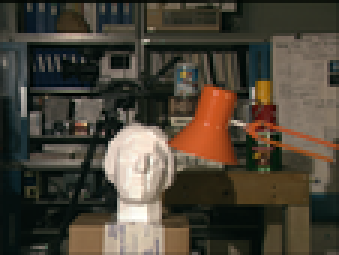
%> input picture Arjun_hw3/imL.png, 113 x 85 px, shrunk from 384 x 288 before the run (shown 3 times larger)
$ octave main.m   (GNU Octave 9; MATLAB toolbox functions it lacks are replaced by stand-ins)
%> lines starting %> are read from the running program, lines starting %| are printed output that depends on the picture; in (x1, y1, x2, y2) boxes, pixels count from 0 and x2, y2 are one past the last pixel; in counts of white or black regions, pixels touching at a corner belong together; the program's own positions count from 1
### Arjun_hw3/corrWithSeg.m
function corrWithSeg()
tic;
depthImg= rgb2gray(imread('intensity+5grad.png'));
segImg= rgb2gray(imread('seg_a01_k30_resized.png'));
hist= imhist(segImg(segImg~=0)); % Histogram of non-zero vals of segImg
%plot(hist);
% stores already visited regions as white (1s)
corrImg= zeros(size(segImg));

% Traverse over each discrete Object/Color in segmented image
for color=1:size(hist)
    %for color=1:15
    % color corresponds to position. color-1 corresponds to color

    % Find ROIs that have same color in segmented image
    bw_roi = roicolor(segImg,color-1,color-1);
    %imshow(bw_roi);
    cc= bwconncomp(bw_roi); % Find connected components
    % Loop through each region in ROI
%     disp('No of connected objects:');
%     disp(cc.NumObjects);
    idxList= regionprops(cc,'PixelList');
    %disp(idxListSize);
    for region= 1:cc.NumObjects
        pixelList= idxList(region).PixelList;
% [6 lines of commented-out code are left out]
            disp('assigning vals');
            % copy depth values in ROI
            temp= zeros(size(pixelList,1),1);
            for i=1:size(pixelList,1)
                temp(i)=depthImg(pixelList(i,2),pixelList(i,1));
            end
            % compute mode
            temp_mode= mode(temp);
            disp('mode :');
            disp(temp_mode);
            % assign pixel vals to mode val
            for i=1:size(pixelList,1)
                corrImg(pixelList(i,2),pixelList(i,1))= temp_mode;% assign mode
            end
        %end
    end
end
figure;imshow(mat2gray(corrImg));
%filledCorrImg = imfill(corrImg); %fills holes in the grayscale image I. In this syntax,
% a hole is defined as an area of dark pixels surrounded by lighter pixels
figure; imagesc(corrImg); colorbar;
%figure;imshow(mat2gray(filledCorrImg));
%figure; imagesc(filledCorrImg); colorbar;
toc;
end

### Arjun_hw3/main.m
tic;
imL=rgb2gray(imread('imL.png'));
%> imL: size 85x113 uint8; min 0, max 255, mean 68.4
imR=rgb2gray(imread('imR.png'));
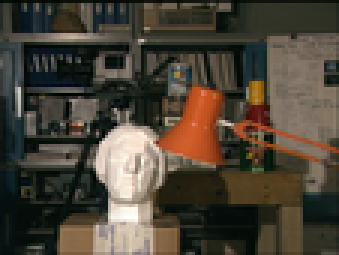
%> input picture Arjun_hw3/imR.png, 113 x 85 px, shrunk from 384 x 288 before the run (shown 3 times larger)
%> imR: size 85x113 uint8; min 0, max 255, mean 68.8

template_size=21;
max_disp_colsize=40;
grad_weight= 5;
%-----------------------------------------------------------------------
% initialize disparity map to same size as imL
disparity_map_intensity= zeros(size(imL,1),size(imL,2));
disparity_map_gx= zeros(size(imL));
disparity_map_gy= zeros(size(imL));
%
% template traverses over imL
for jj=1:size(imL,1)-template_size+1
    for ii=1:size(imL,2)-template_size+1 % one horizontal sweep
        template= imL(jj:jj+template_size-1,ii:ii+template_size-1);
        %showTemplatePos(template,imL, ii, jj);
        templateCenterRow=jj+floor(template_size/2);
        templateCenterCol=ii+floor(template_size/2);
        %showTemplatePos([1,1],imL, templateCenterCol, templateCenterRow);
        [temp_gx,temp_gy]= gradient(im2double(template));
        %--------------------------------------------------------------
        % match template against disparity window in imR
        disp_win_colst= max(1,templateCenterCol-floor(2*max_disp_colsize/3));
        disp_win_colend= min(size(imR,2), templateCenterCol+floor(max_disp_colsize/3));
        % Note : start and end rows of disparity window are same as template
        disp_window= imR(jj:jj+template_size-1,disp_win_colst:disp_win_colend);
        %showDisparityWinPos(disp_window,imR, disp_win_colst,disp_win_colend, jj);
        [disp_win_gx,disp_win_gy] = gradient(im2double(disp_window)); % x,y gradients

        % Look for match for template in disparity window
        disp_vector= ones(size(disp_window,2)-template_size,1);
        gradx_disp_vector= ones(size(disp_window,2)-template_size,1);
        grady_disp_vector= ones(size(disp_window,2)-template_size,1);
        %
        disp_vect_center= templateCenterCol - disp_win_colst;
        %disp(size(disp_vector));
        for i=1:size(disp_window,2)-template_size
            disp_vector(i)= sum(sum(abs(template - disp_window(:,i:i+template_size-1))));
            gradx_disp_vector(i)= sum(sum(abs(temp_gx - disp_win_gx(:,i:i+template_size-1))));
            grady_disp_vector(i)= sum(sum(abs(temp_gy - disp_win_gy(:,i:i+template_size-1))));
        end
        %tic; pause(10); toc;
        %------------------------------------------------------------

        % Store min disp position from disp_vector in disparity_map
        [min_val, min_pos]=min(disp_vector);
        [min_val_gx, min_pos_gx]=min(gradx_disp_vector);
        [min_val_gy, min_pos_gy]=min(grady_disp_vector);

        disparity_map_intensity(templateCenterRow,templateCenterCol)= abs(min_pos - disp_vect_center);
        disparity_map_gx(templateCenterRow,templateCenterCol)= abs(min_pos_gx - disp_vect_center);
        disparity_map_gy(templateCenterRow,templateCenterCol)= abs(min_pos_gy - disp_vect_center);
    end
end
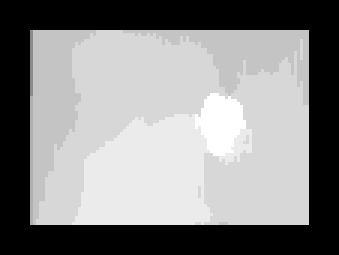
%> disparity_map_gx: size 85x113 double (shown 3 times larger); min 0, max 13, mean 6.97; drawn with min black and max white
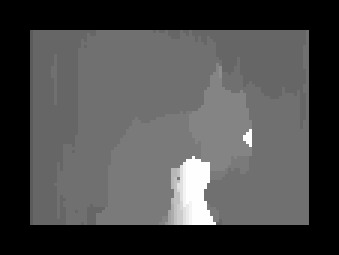
%> disparity_map_intensity: size 85x113 double (shown 3 times larger); min 0, max 25, mean 7.3; drawn with min black and max white
%> after the loop, disp_vector = [9004; 8418; 7879; 7266; 6593; 6159; 5712; 5149; 4369; 3430; 2553; 2047; 1561; 771; 597; 1780]; gradx_disp_vector = [15.34; 15.29; 15.45; 14.58; 13.14; 13.62; 14.89; 16.04; 17.19; 17.47; 17.06; 15.99; 13.87; 7.37; 4.33; 10.39]; grady_disp_vector = [10.23; 10.1; 9.99; 9.76; 9.74; 9.5; 9.11; 8.85; 8.48; 7.99; 7.16; 5.82; 4.44; 2.59; 1.31; 2.79]

%--------------------------------------------------------------------------
% Display output disparity maps
% Correlate with graph cut segmented image
dmap_gray= mat2gray(disparity_map_intensity);
final_dmap= mat2gray(dmap_gray + grad_weight.*(mat2gray(disparity_map_gx) + mat2gray(disparity_map_gy)));
figure; imagesc(final_dmap);
corrWithSeg();
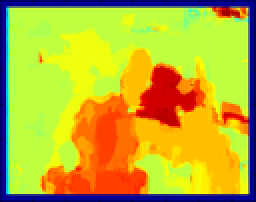
%> input picture Arjun_hw3/intensity+5grad.png, 128 x 101 px, shrunk from 436 x 343 before the run (shown 2 times larger)
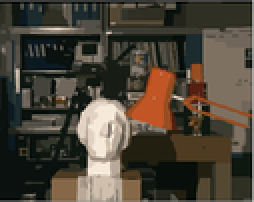
%> input picture Arjun_hw3/seg_a01_k30_resized.png, 127 x 101 px, shrunk from 434 x 343 before the run (shown 2 times larger)
%> in corrWithSeg, `hist= imhist(segImg(segImg~=0));`: hist = 256 values, max 609 at index 16, min 0 at index 1, mean 50.1
%> the loop in corrWithSeg, `for color=1:size(hist)` made 256 passes
%> cc on passes 2 to 4: 3 connected components, 4 connected components, 4 connected components
%> (printed output is left out)
%> pass 1, in corrWithSeg, `bw_roi = roicolor(segImg,color-1,color-1);`:
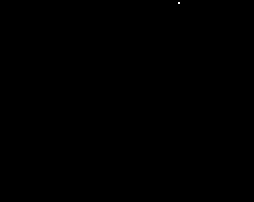
%> bw_roi: size 101x127 logical (shown 2 times larger); 0.01% white in thin lines or dots, all inside (x1, y1, x2, y2) = (89, 1, 90, 2)
%> after the loop in corrWithSeg, `for color=1:size(hist)`:
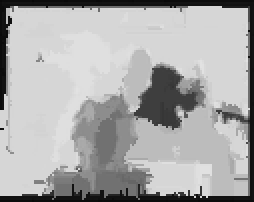
%> corrImg: size 101x127 double (shown 2 times larger); min 8, max 226, mean 171.5
%> after the loop in corrWithSeg, `for color=1:size(hist)`: temp = 113
%------------------------------------------------------------------------------------------------
toc;
